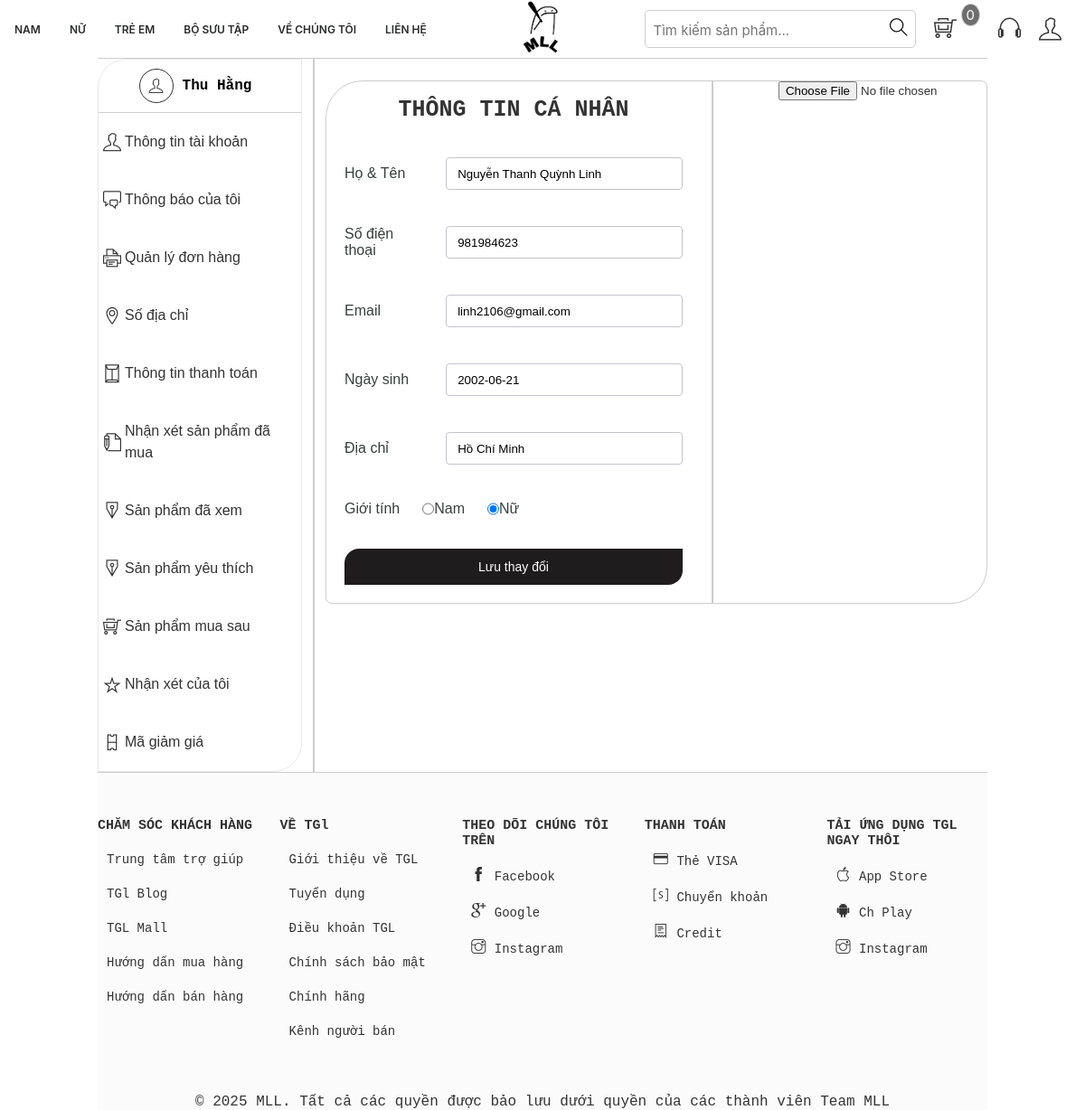
The page /account.php (signed in) on the database its author committed.
### tables this page shows
CREATE TABLE `tbl_uer` (
  `userId` int(11) NOT NULL,
  `name` varchar(255) NOT NULL,
  `username` varchar(255) NOT NULL,
  `userPassword` varchar(255) NOT NULL,
  `email` varchar(255) NOT NULL,
  `gioiTinh` varchar(255) NOT NULL,
  `sdt` int(11) NOT NULL,
  `ngaySinh` varchar(255) NOT NULL,
  `diaChi` text NOT NULL,
  `cauHoiBM` varchar(255) NOT NULL
);

### classses/user.php (called while the page is built, shortened)
<?php
$filepath = realpath(dirname(__FILE__));
include_once($filepath . '/../lib/database.php');
?>
<?php
class user
{
    private $db;
    public function __construct()
    {
        $this->db = new Database();
    }
    public function show_User($userId)
    {
        $query = "SELECT *  FROM tbl_uer WHERE userId = '$userId'";
        $result = $this->db->select($query);
        return $result;
    }
}
?>

### lib/database.php (called while the page is built, shortened)
<?php
    Class Database{
        public $host   = DB_HOST;
        public $user   = DB_USER;
        public $pass   = DB_PASS;
        public $dbname = DB_NAME;
        public $link;
        private function connectDB(){
        $this->link = new mysqli($this->host, $this->user, $this->pass,
            $this->dbname);
        }
        public function select($query){
            $result = $this->link->query($query) or
            die($this->link->error.__LINE__);
            if($result->num_rows > 0){
                return $result;
            } else {
                return false;
            }
        }
}

### inc/handle.php (called while the page is built, shortened)
<?php
    include_once 'lib/session.php';
?>
<?php
    include_once 'lib/database.php';
    $user = new user();
?>

### lib/session.php (called while the page is built, shortened)
<?php
class Session{
 public static function get($key){
    if (isset($_SESSION[$key])) {
     return $_SESSION[$key];
    } else {
     return false;
    }
 }
}
?>

### account.php (the view, shortened to what this page needs)
<?php include './inc/handle.php' ?>
<!DOCTYPE html>
<html lang="en">
<head>
    <link rel="stylesheet" href="assets/css/grid.css">
    <link rel="stylesheet" href="assets/css/account.css">
    <link rel="stylesheet" href="assets/css/main.css">
    <link rel="stylesheet" href="https://pro.fontawesome.com/releases/v5.10.0/css/all.css" />
    <link rel="stylesheet" href="assets/font/themify-icons/themify-icons.css">
</head>
<body>
    <div class="content">
        <div class="grid">
            <?php include 'inc/header.php' ?>
        </div>
        <div class="grid wide" style="border-top: 1px solid #ccc;">
            <div class="account-body">
                <div class="row">
                    <div class="col l-3  underline">
                        <div class="category-all">
                            <ul>
                                <li style="display: flex;
                                align-items: center;
                                justify-content: center;
                                padding: 10px;
                                border-bottom: 1px solid #ccc;">
                                    <span class="ti-user" style="padding: 10px;border: 1px solid;border-radius: 50%;"></span>
                                    <a href="" style="text-decoration: none;padding: 0 10px;font-family: var(--font-family-monospace); color: black;
                                font-weight: bold"> Thu Hằng</a>
                                </li>
                                <li class="category">
                                    <span class="ti-user"></span>
                                    <a href=""> Thông tin tài khoản</a>
                                </li>
                                <li class="category">
                                    <span class="ti-comments"></span>
                                    <a href=""> Thông báo của tôi</a>
                                </li>
                                <li class="category">
                                    <span class="ti-printer"></span>
                                    <a href="donhang.php"> Quản lý đơn hàng</a>
                                </li>
                                <li class="category">
                                    <span class="ti-location-pin"></span>
                                    <a href=""> Số địa chỉ</a>
                                </li>
                                <li class="category">
                                    <span class="ti-envelope"></span>
                                    <a href=""> Thông tin thanh toán</a>
                                </li>
                                <li class="category">
                                    <span class="ti-write"></span>
                                    <a href=""> Nhận xét sản phẩm đã mua</a>
                                </li>
                                <li class="category">
                                    <span class="ti-ink-pen"></span>
                                    <a href=""> Sản phẩm đã xem</a>
                                </li>
                                <li class="category">
                                    <span class="ti-ink-pen"></span>
                                    <a href=""> Sản phẩm yêu thích</a>
                                </li>
                                <li class="category">
                                    <span class="ti-shopping-cart-full"></span>
                                    <a href=""> Sản phẩm mua sau</a>
                                </li>
                                <li class="category">
                                    <span class="ti-star"></span>
                                    <a href=""> Nhận xét của tôi</a>
                                </li>
                                <li class="category">
                                    <span class="ti-ticket"></span>
                                    <a href=""> Mã giảm giá</a>
                                </li>
                            </ul>
                        </div>
                    </div>
                    <div class="col m-12 l-9">
                        <div class="account-me">
                            <div class="row">
                                <div class="col l-7 m-12 underline">
                                    <div class="account-tt">
                                        <span class="account-title">Thông tin cá nhân</span>
                                    </div>
                                    <?php
                                    $userId = Session::get('user_id');
                                    $infor_user = $user->show_User($userId);
                                    while ($result_infor_user = $infor_user->fetch_assoc()) {
                                    ?>
                                        <form action="" method="post">
                                            <div class="information">
                                                <div class="information-name">
                                                    <label>Họ & Tên</label>
                                                    <input type="text" name="name" value="<?php echo $result_infor_user['name'] ?>">
                                                </div>
                                                <div class="information-name">
                                                    <label>Số điện thoại</label>
                                                    <input type="text" name="phone" value="<?php echo $result_infor_user['sdt'] ?>">
                                                </div>
                                                <div class="information-name">
                                                    <label>Email</label>
                                                    <input type="text" name="email" value="<?php echo $result_infor_user['email'] ?>">
                                                </div>
                                                <div class="information-name">
                                                    <label>Ngày sinh</label>
                                                    <input type="text" name="date" value="<?php echo $result_infor_user['ngaySinh'] ?>">
                                                </div>
                                                <div class="information-name">
                                                    <label>Địa chỉ</label>
                                                    <input type="text" name="address" value="<?php echo $result_infor_user['diaChi'] ?>">
                                                </div>
                                                <div class="information-sex">
                                                    <label>Giới tính</label>
                                                    <?php if ($result_infor_user['gioiTinh'] == "Nam" || $result_infor_user['gioiTinh'] == "nam") { ?>
                                                        <input type="radio" checked="true" name="sex" id="Boy" value="Nam">
                                                        <label for="Nam">Nam</label>
                                                        <input type="radio" name="sex" id="Girl" value="Nữ">
                                                        <label for="Nu">Nữ</label>
                                                    <?php
                                                    } else {
                                                    ?>
                                                        <input type="radio" name="sex" id="Boy" value="Nam">
                                                        <label for="Nam">Nam</label>
                                                        <input type="radio" checked="true" name="sex" id="Girl" value="Nữ">
                                                        <label for="Nu">Nữ</label>
                                                    <?php } ?>
                                                </div>
                                                <div class="infotmation-save">
                                                    <input type="submit" name="save" value="Lưu thay đổi">
                                                </div>
                                            <?php } ?>
                                        </form>
                                </div>
                            </div>
                            <div class="col l-5">
                                <div class="form-upload__img">
                                    <input type="file" name="user_name">
                                </div>
                            </div>
                        </div>
                    </div>
                </div>
            </div>
        </div>
        <?php include './inc/footer.php' ?>
    </div>
</body>
</html>

### assets/css/grid.css (style rules this page uses)
.grid { width: 100%; display: block; padding: 0; }
.grid.wide { max-width: 1200px; margin: 0 auto; }
.row { display: flex; flex-wrap: wrap; margin-left: -4px; margin-right: -4px; }
@media (min-width: 740px) { .row { margin-left: -8px; margin-right: -8px; } }
@media (min-width: 740px) { .m-1, .m-2, .m-3, .m-4, .m-5, .m-6, .m-7, .m-8, .m-9, .m-10, .m-11, .m-12 { display: block; } }
@media (min-width: 740px) { .m-12 { flex: 0 0 100%; max-width: 100%; } }
@media (min-width: 1113px) { .row { margin-left: -12px; margin-right: -12px; } }
@media (min-width: 1113px) { .l-1, .l-2, .l-2-4, .l-3, .l-4, .l-5, .l-6, .l-7, .l-8, .l-9, .l-10, .l-11, .l-12 { display: block; } }
@media (min-width: 1113px) { .l-3 { flex: 0 0 25%; max-width: 25%; } }
@media (min-width: 1113px) { .l-5 { flex: 0 0 41.66667%; max-width: 41.66667%; } }
@media (min-width: 1113px) { .l-7 { flex: 0 0 58.33333%; max-width: 58.33333%; } }
@media (min-width: 1113px) { .l-9 { flex: 0 0 75%; max-width: 75%; } }
@media (min-width: 1024px) and (max-width: 1239px) { .wide { width: 984px; } }
@media (min-width: 1024px) and (max-width: 1239px) { .wide .row { margin-left: -12px; margin-right: -12px; } }
@media (min-width: 1024px) and (max-width: 1239px) { .wide .col { padding-left: 12px; padding-right: 12px; } }
@media (min-width: 1024px) and (max-width: 1239px) { .wide .l-1, .wide .l-2, .wide .l-2-4, .wide .l-3, .wide .l-4, .wide .l-5, .wide .l-6, .wide .l-7, .wide .l-8, .wide .l-9, .wide .l-10, .wide .l-11, .wide .l-12 { display: block; } }
@media (min-width: 1024px) and (max-width: 1239px) { .wide .l-3 { flex: 0 0 25%; max-width: 25%; } }
@media (min-width: 1024px) and (max-width: 1239px) { .wide .l-5 { flex: 0 0 41.66667%; max-width: 41.66667%; } }
@media (min-width: 1024px) and (max-width: 1239px) { .wide .l-7 { flex: 0 0 58.33333%; max-width: 58.33333%; } }
@media (min-width: 1024px) and (max-width: 1239px) { .wide .l-9 { flex: 0 0 75%; max-width: 75%; } }

### assets/css/account.css (style rules this page uses)
:root { --font-family-sans-serif: -apple-system, BlinkMacSystemFont, "Segoe UI", Roboto, "Helvetica Neue", Arial, "Noto Sans", "Liberation Sans", sans-serif, "Apple Color Emoji", "Segoe UI Emoji", "Segoe UI Symbol", "Noto Color Emoji"; --font-family-monospace: SFMono-Regular, Menlo, Monaco, Consolas, "Liberation Mono", "Courier New", monospace; }
.underline { border-right: 2px solid #ccc; }
.category-all { background-color: #fff; height: 100%; border-radius: 32px 0px; border: 1px solid #e7e8e9; }
.category-all ul { margin: 0px; padding: 0px; }
.category-all li { margin: 0px; }
.category { padding: 20px 5px; display: flex; align-items: center; margin: 30px 10px; }
.category a { text-decoration: none; font-size: 16px; line-height: 24px; color: #333; padding-left: 4px; }
.category span { font-size: 20px; }
.account-me { border: 1px solid #ccc; border-radius: 41px 7px; margin-top: 24px; max-width: 100%; -webkit-margin-start: auto; margin-inline-start: auto; -webkit-margin-end: auto; margin-inline-end: auto; }
.account-tt { text-align: center; margin-top: 20px; padding: 0 10px; }
.account-title { font-size: 25px; text-transform: uppercase; line-height: 24px; font-weight: 900; color: #333; font-family: var(--font-family-monospace); }
.information { margin: 20px; }
.information-name { display: flex; align-items: center; margin: 40px 0; justify-content: space-between; }
.information-name input { height: 36px; border-radius: 4px; padding: 10px 12px; line-height: 20px; width: 70%; outline: none; border: 1px solid rgb(196, 196, 207); }
.information-name label { font-size: 16px; max-width: 30%; color: rgb(55, 63, 60); padding-right: 25px; }
.information-sex { display: flex; }
.information-sex label { font-size: 16px; padding-right: 25px; color: rgb(55, 63, 60); }
.infotmation-save input { margin-top: 20px; border: 0px; width: 100%; height: 40px; border-radius: 16px 0px; color: rgb(255, 255, 255); font-size: 14px; background-color: rgb(30 28 28); cursor: pointer; }
.form-upload__img { width: 170px; height: 170px; border-radius: 50%; position: relative; z-index: 5; margin: 0 auto; }

### rows shown on the page
tbl_uer: name "Nguyễn Thanh Quỳnh Linh", phone "981984623", email "linh2106@gmail.com", date "2002-06-21", address "Hồ Chí Minh"
